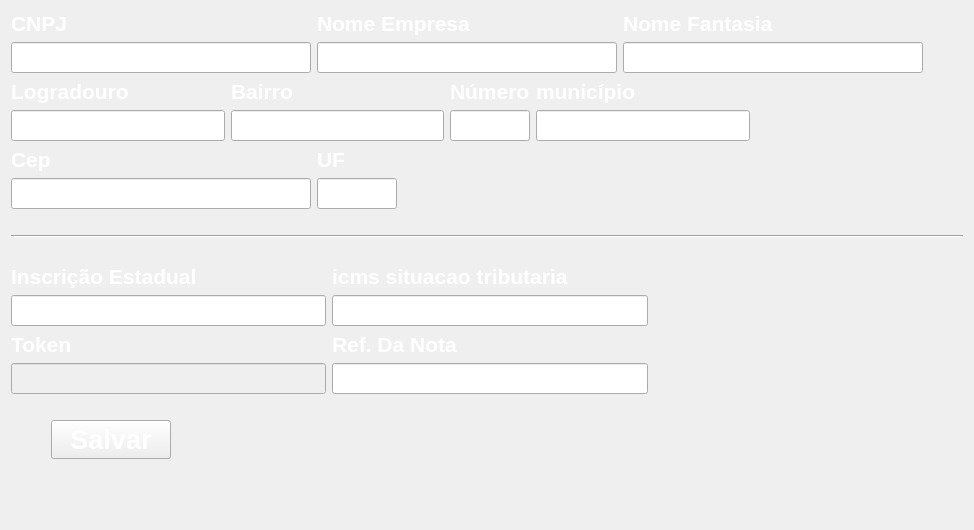
            <widget class="QWidget" name="tab">
             <attribute name="title">
              <string>Empresa</string>
             </attribute>
             <layout class="QGridLayout" name="gridLayout_12">
              <item row="0" column="0" colspan="2">
               <layout class="QHBoxLayout" name="horizontalLayout_20">
                <item>
                 <layout class="QVBoxLayout" name="verticalLayout_23">
                  <item>
                   <widget class="QLabel" name="label_24">
                    <property name="font">
                     <font>
                      <pointsize>16</pointsize>
                      <weight>75</weight>
                      <bold>true</bold>
                     </font>
                    </property>
                    <property name="styleSheet">
                     <string notr="true">color: rgb(255, 255, 255);</string>
                    </property>
                    <property name="text">
                     <string>CNPJ</string>
                    </property>
                   </widget>
                  </item>
                  <item>
                   <widget class="QLineEdit" name="lineEdit_cnpj">
                    <property name="minimumSize">
                     <size>
                      <width>300</width>
                      <height>0</height>
                     </size>
                    </property>
                    <property name="font">
                     <font>
                      <pointsize>14</pointsize>
                      <weight>75</weight>
                      <bold>true</bold>
                     </font>
                    </property>
                    <property name="styleSheet">
                     <string notr="true">color: rgb(255, 255, 255);</string>
                    </property>
                    <property name="maxLength">
                     <number>20</number>
                    </property>
                   </widget>
                  </item>
                 </layout>
                </item>
                <item>
                 <layout class="QVBoxLayout" name="verticalLayout_32">
                  <item>
                   <widget class="QLabel" name="label_33">
                    <property name="font">
                     <font>
                      <pointsize>16</pointsize>
                      <weight>75</weight>
                      <bold>true</bold>
                     </font>
                    </property>
                    <property name="styleSheet">
                     <string notr="true">color: rgb(255, 255, 255);</string>
                    </property>
                    <property name="text">
                     <string>Nome Empresa</string>
                    </property>
                   </widget>
                  </item>
                  <item>
                   <widget class="QLineEdit" name="lineEdit_nome_empresa">
                    <property name="minimumSize">
                     <size>
                      <width>300</width>
                      <height>0</height>
                     </size>
                    </property>
                    <property name="font">
                     <font>
                      <pointsize>14</pointsize>
                      <weight>75</weight>
                      <bold>true</bold>
                     </font>
                    </property>
                    <property name="styleSheet">
                     <string notr="true">color: rgb(255, 255, 255);</string>
                    </property>
                    <property name="maxLength">
                     <number>50</number>
                    </property>
                   </widget>
                  </item>
                 </layout>
                </item>
                <item>
                 <layout class="QVBoxLayout" name="verticalLayout_30">
                  <item>
                   <widget class="QLabel" name="label_31">
                    <property name="font">
                     <font>
                      <pointsize>16</pointsize>
                      <weight>75</weight>
                      <bold>true</bold>
                     </font>
                    </property>
                    <property name="styleSheet">
                     <string notr="true">color: rgb(255, 255, 255);</string>
                    </property>
                    <property name="text">
                     <string>Nome Fantasia</string>
                    </property>
                   </widget>
                  </item>
                  <item>
                   <widget class="QLineEdit" name="lineEdit_nome_fantasia">
                    <property name="minimumSize">
                     <size>
                      <width>300</width>
                      <height>0</height>
                     </size>
                    </property>
                    <property name="font">
                     <font>
                      <pointsize>14</pointsize>
                      <weight>75</weight>
                      <bold>true</bold>
                     </font>
                    </property>
                    <property name="styleSheet">
                     <string notr="true">color: rgb(255, 255, 255);</string>
                    </property>
                    <property name="maxLength">
                     <number>50</number>
                    </property>
                   </widget>
                  </item>
                 </layout>
                </item>
                <item>
                 <spacer name="horizontalSpacer_41">
                  <property name="orientation">
                   <enum>Qt::Horizontal</enum>
                  </property>
                  <property name="sizeHint" stdset="0">
                   <size>
                    <width>40</width>
                    <height>20</height>
                   </size>
                  </property>
                 </spacer>
                </item>
               </layout>
              </item>
              <item row="1" column="0" colspan="2">
               <layout class="QHBoxLayout" name="horizontalLayout_21">
                <item>
                 <layout class="QVBoxLayout" name="verticalLayout_31">
                  <item>
                   <widget class="QLabel" name="label_32">
                    <property name="font">
                     <font>
                      <pointsize>16</pointsize>
                      <weight>75</weight>
                      <bold>true</bold>
                     </font>
                    </property>
                    <property name="styleSheet">
                     <string notr="true">color: rgb(255, 255, 255);</string>
                    </property>
                    <property name="text">
                     <string>Logradouro</string>
                    </property>
                   </widget>
                  </item>
                  <item>
                   <widget class="QLineEdit" name="lineEdit_logradouro">
                    <property name="font">
                     <font>
                      <pointsize>14</pointsize>
                      <weight>75</weight>
                      <bold>true</bold>
                     </font>
                    </property>
                    <property name="styleSheet">
                     <string notr="true">color: rgb(255, 255, 255);</string>
                    </property>
                    <property name="maxLength">
                     <number>80</number>
                    </property>
                   </widget>
                  </item>
                 </layout>
                </item>
                <item>
                 <layout class="QVBoxLayout" name="verticalLayout_33">
                  <item>
                   <widget class="QLabel" name="label_34">
                    <property name="font">
                     <font>
                      <pointsize>16</pointsize>
                      <weight>75</weight>
                      <bold>true</bold>
                     </font>
                    </property>
                    <property name="styleSheet">
                     <string notr="true">color: rgb(255, 255, 255);</string>
                    </property>
                    <property name="text">
                     <string>Bairro</string>
                    </property>
                   </widget>
                  </item>
                  <item>
                   <widget class="QLineEdit" name="lineEdit_bairro">
                    <property name="font">
                     <font>
                      <pointsize>14</pointsize>
                      <weight>75</weight>
                      <bold>true</bold>
                     </font>
                    </property>
                    <property name="styleSheet">
                     <string notr="true">color: rgb(255, 255, 255);</string>
                    </property>
                    <property name="maxLength">
                     <number>80</number>
                    </property>
                   </widget>
                  </item>
                 </layout>
                </item>
                <item>
                 <layout class="QVBoxLayout" name="verticalLayout_29">
                  <item>
                   <widget class="QLabel" name="label_30">
                    <property name="maximumSize">
                     <size>
                      <width>90</width>
                      <height>16777215</height>
                     </size>
                    </property>
                    <property name="font">
                     <font>
                      <pointsize>16</pointsize>
                      <weight>75</weight>
                      <bold>true</bold>
                     </font>
                    </property>
                    <property name="styleSheet">
                     <string notr="true">color: rgb(255, 255, 255);</string>
                    </property>
                    <property name="text">
                     <string>Número</string>
                    </property>
                   </widget>
                  </item>
                  <item>
                   <widget class="QLineEdit" name="lineEdit_numero">
                    <property name="maximumSize">
                     <size>
                      <width>80</width>
                      <height>16777215</height>
                     </size>
                    </property>
                    <property name="font">
                     <font>
                      <pointsize>14</pointsize>
                      <weight>75</weight>
                      <bold>true</bold>
                     </font>
                    </property>
                    <property name="styleSheet">
                     <string notr="true">color: rgb(255, 255, 255);</string>
                    </property>
                    <property name="maxLength">
                     <number>6</number>
                    </property>
                   </widget>
                  </item>
                 </layout>
                </item>
                <item>
                 <layout class="QVBoxLayout" name="verticalLayout_42">
                  <item>
                   <widget class="QLabel" name="label_41">
                    <property name="font">
                     <font>
                      <pointsize>16</pointsize>
                      <weight>75</weight>
                      <bold>true</bold>
                     </font>
                    </property>
                    <property name="styleSheet">
                     <string notr="true">color: rgb(255, 255, 255);</string>
                    </property>
                    <property name="text">
                     <string>município</string>
                    </property>
                   </widget>
                  </item>
                  <item>
                   <widget class="QLineEdit" name="lineEdit_municipio">
                    <property name="font">
                     <font>
                      <pointsize>14</pointsize>
                      <weight>75</weight>
                      <bold>true</bold>
                     </font>
                    </property>
                    <property name="styleSheet">
                     <string notr="true">color: rgb(255, 255, 255);</string>
                    </property>
                    <property name="maxLength">
                     <number>80</number>
                    </property>
                   </widget>
                  </item>
                 </layout>
                </item>
                <item>
                 <spacer name="horizontalSpacer_39">
                  <property name="orientation">
                   <enum>Qt::Horizontal</enum>
                  </property>
                  <property name="sizeHint" stdset="0">
                   <size>
                    <width>40</width>
                    <height>20</height>
                   </size>
                  </property>
                 </spacer>
                </item>
               </layout>
              </item>
              <item row="2" column="0">
               <layout class="QHBoxLayout" name="horizontalLayout_25">
                <item>
                 <layout class="QVBoxLayout" name="verticalLayout_35">
                  <item>
                   <widget class="QLabel" name="label_36">
                    <property name="font">
                     <font>
                      <pointsize>16</pointsize>
                      <weight>75</weight>
                      <bold>true</bold>
                     </font>
                    </property>
                    <property name="styleSheet">
                     <string notr="true">color: rgb(255, 255, 255);</string>
                    </property>
                    <property name="text">
                     <string>Cep</string>
                    </property>
                   </widget>
                  </item>
                  <item>
                   <widget class="QLineEdit" name="lineEdit_cep">
                    <property name="maximumSize">
                     <size>
                      <width>300</width>
                      <height>16777215</height>
                     </size>
                    </property>
                    <property name="font">
                     <font>
                      <pointsize>14</pointsize>
                      <weight>75</weight>
                      <bold>true</bold>
                     </font>
                    </property>
                    <property name="styleSheet">
                     <string notr="true">color: rgb(255, 255, 255);</string>
                    </property>
                    <property name="maxLength">
                     <number>80</number>
                    </property>
                   </widget>
                  </item>
                 </layout>
                </item>
                <item>
                 <layout class="QVBoxLayout" name="verticalLayout_34">
                  <item>
                   <widget class="QLabel" name="label_35">
                    <property name="font">
                     <font>
                      <pointsize>16</pointsize>
                      <weight>75</weight>
                      <bold>true</bold>
                     </font>
                    </property>
                    <property name="styleSheet">
                     <string notr="true">color: rgb(255, 255, 255);</string>
                    </property>
                    <property name="text">
                     <string>UF</string>
                    </property>
                   </widget>
                  </item>
                  <item>
                   <widget class="QLineEdit" name="lineEdit_uf">
                    <property name="maximumSize">
                     <size>
                      <width>80</width>
                      <height>16777215</height>
                     </size>
                    </property>
                    <property name="font">
                     <font>
                      <pointsize>14</pointsize>
                      <weight>75</weight>
                      <bold>true</bold>
                     </font>
                    </property>
                    <property name="styleSheet">
                     <string notr="true">color: rgb(255, 255, 255);</string>
                    </property>
                    <property name="text">
                     <string/>
                    </property>
                    <property name="maxLength">
                     <number>5</number>
                    </property>
                   </widget>
                  </item>
                 </layout>
                </item>
                <item>
                 <spacer name="horizontalSpacer_38">
                  <property name="orientation">
                   <enum>Qt::Horizontal</enum>
                  </property>
                  <property name="sizeHint" stdset="0">
                   <size>
                    <width>40</width>
                    <height>20</height>
                   </size>
                  </property>
                 </spacer>
                </item>
               </layout>
              </item>
              <item row="3" column="0">
               <spacer name="horizontalSpacer_47">
                <property name="orientation">
                 <enum>Qt::Horizontal</enum>
                </property>
                <property name="sizeHint" stdset="0">
                 <size>
                  <width>40</width>
                  <height>20</height>
                 </size>
                </property>
               </spacer>
              </item>
              <item row="4" column="0" colspan="2">
               <widget class="Line" name="line_5">
                <property name="orientation">
                 <enum>Qt::Horizontal</enum>
                </property>
               </widget>
              </item>
              <item row="5" column="0">
               <spacer name="horizontalSpacer_46">
                <property name="orientation">
                 <enum>Qt::Horizontal</enum>
                </property>
                <property name="sizeHint" stdset="0">
                 <size>
                  <width>40</width>
                  <height>20</height>
                 </size>
                </property>
               </spacer>
              </item>
              <item row="6" column="0" colspan="2">
               <layout class="QVBoxLayout" name="verticalLayout_40">
                <item>
                 <layout class="QHBoxLayout" name="horizontalLayout_26">
                  <item>
                   <layout class="QVBoxLayout" name="verticalLayout_36">
                    <item>
                     <widget class="QLabel" name="label_37">
                      <property name="font">
                       <font>
                        <pointsize>16</pointsize>
                        <weight>75</weight>
                        <bold>true</bold>
                       </font>
                      </property>
                      <property name="styleSheet">
                       <string notr="true">color: rgb(255, 255, 255);</string>
                      </property>
                      <property name="text">
                       <string>Inscrição Estadual</string>
                      </property>
                     </widget>
                    </item>
                    <item>
                     <widget class="QLineEdit" name="lineEdit_incricao_estadual">
                      <property name="font">
                       <font>
                        <pointsize>14</pointsize>
                        <weight>75</weight>
                        <bold>true</bold>
                       </font>
                      </property>
                      <property name="styleSheet">
                       <string notr="true">color: rgb(255, 255, 255);</string>
                      </property>
                      <property name="maxLength">
                       <number>80</number>
                      </property>
                     </widget>
                    </item>
                   </layout>
                  </item>
                  <item>
                   <layout class="QVBoxLayout" name="verticalLayout_37">
                    <item>
                     <widget class="QLabel" name="label_38">
                      <property name="font">
                       <font>
                        <pointsize>16</pointsize>
                        <weight>75</weight>
                        <bold>true</bold>
                       </font>
                      </property>
                      <property name="styleSheet">
                       <string notr="true">color: rgb(255, 255, 255);</string>
                      </property>
                      <property name="text">
                       <string>icms situacao tributaria</string>
                      </property>
                     </widget>
                    </item>
                    <item>
                     <widget class="QLineEdit" name="lineEdit_icms_situacao_tributaria">
                      <property name="font">
                       <font>
                        <pointsize>14</pointsize>
                        <weight>75</weight>
                        <bold>true</bold>
                       </font>
                      </property>
                      <property name="styleSheet">
                       <string notr="true">color: rgb(255, 255, 255);</string>
                      </property>
                      <property name="maxLength">
                       <number>80</number>
                      </property>
                     </widget>
                    </item>
                   </layout>
                  </item>
                  <item>
                   <spacer name="horizontalSpacer_42">
                    <property name="orientation">
                     <enum>Qt::Horizontal</enum>
                    </property>
                    <property name="sizeHint" stdset="0">
                     <size>
                      <width>40</width>
                      <height>20</height>
                     </size>
                    </property>
                   </spacer>
                  </item>
                 </layout>
                </item>
                <item>
                 <layout class="QHBoxLayout" name="horizontalLayout_27">
                  <item>
                   <layout class="QVBoxLayout" name="verticalLayout_38">
                    <item>
                     <widget class="QLabel" name="label_39">
                      <property name="maximumSize">
                       <size>
                        <width>90</width>
                        <height>16777215</height>
                       </size>
                      </property>
                      <property name="font">
                       <font>
                        <pointsize>16</pointsize>
                        <weight>75</weight>
                        <bold>true</bold>
                       </font>
                      </property>
                      <property name="styleSheet">
                       <string notr="true">color: rgb(255, 255, 255);</string>
                      </property>
                      <property name="text">
                       <string>Token</string>
                      </property>
                     </widget>
                    </item>
                    <item>
                     <widget class="QLineEdit" name="lineEdit_token">
                      <property name="enabled">
                       <bool>false</bool>
                      </property>
                      <property name="maximumSize">
                       <size>
                        <width>16777215</width>
                        <height>16777215</height>
                       </size>
                      </property>
                      <property name="font">
                       <font>
                        <pointsize>14</pointsize>
                        <weight>75</weight>
                        <bold>true</bold>
                       </font>
                      </property>
                      <property name="styleSheet">
                       <string notr="true">color: rgb(255, 255, 255);</string>
                      </property>
                      <property name="maxLength">
                       <number>70</number>
                      </property>
                     </widget>
                    </item>
                   </layout>
                  </item>
                  <item>
                   <layout class="QVBoxLayout" name="verticalLayout_39">
                    <item>
                     <widget class="QLabel" name="label_40">
                      <property name="maximumSize">
                       <size>
                        <width>150</width>
                        <height>16777215</height>
                       </size>
                      </property>
                      <property name="font">
                       <font>
                        <pointsize>16</pointsize>
                        <weight>75</weight>
                        <bold>true</bold>
                       </font>
                      </property>
                      <property name="styleSheet">
                       <string notr="true">color: rgb(255, 255, 255);</string>
                      </property>
                      <property name="text">
                       <string>Ref. Da Nota</string>
                      </property>
                     </widget>
                    </item>
                    <item>
                     <widget class="QLineEdit" name="lineEdit_ref_nota">
                      <property name="maximumSize">
                       <size>
                        <width>16777215</width>
                        <height>16777215</height>
                       </size>
                      </property>
                      <property name="font">
                       <font>
                        <pointsize>14</pointsize>
                        <weight>75</weight>
                        <bold>true</bold>
                       </font>
                      </property>
                      <property name="styleSheet">
                       <string notr="true">color: rgb(255, 255, 255);</string>
                      </property>
                      <property name="maxLength">
                       <number>6</number>
                      </property>
                     </widget>
                    </item>
                   </layout>
                  </item>
                  <item>
                   <spacer name="horizontalSpacer_45">
                    <property name="orientation">
                     <enum>Qt::Horizontal</enum>
                    </property>
                    <property name="sizeHint" stdset="0">
                     <size>
                      <width>40</width>
                      <height>20</height>
                     </size>
                    </property>
                   </spacer>
                  </item>
                 </layout>
                </item>
                <item>
                 <spacer name="horizontalSpacer_49">
                  <property name="orientation">
                   <enum>Qt::Horizontal</enum>
                  </property>
                  <property name="sizeHint" stdset="0">
                   <size>
                    <width>40</width>
                    <height>20</height>
                   </size>
                  </property>
                 </spacer>
                </item>
                <item>
                 <layout class="QHBoxLayout" name="horizontalLayout_28">
                  <item>
                   <spacer name="horizontalSpacer_51">
                    <property name="orientation">
                     <enum>Qt::Horizontal</enum>
                    </property>
                    <property name="sizeType">
                     <enum>QSizePolicy::Minimum</enum>
                    </property>
                    <property name="sizeHint" stdset="0">
                     <size>
                      <width>40</width>
                      <height>20</height>
                     </size>
                    </property>
                   </spacer>
                  </item>
                  <item>
                   <widget class="QPushButton" name="pushButton_salvar_dados_empresa">
                    <property name="minimumSize">
                     <size>
                      <width>120</width>
                      <height>0</height>
                     </size>
                    </property>
                    <property name="font">
                     <font>
                      <pointsize>20</pointsize>
                      <weight>75</weight>
                      <bold>true</bold>
                     </font>
                    </property>
                    <property name="cursor">
                     <cursorShape>PointingHandCursor</cursorShape>
                    </property>
                    <property name="styleSheet">
                     <string notr="true">

color: rgb(255, 255, 255);</string>
                    </property>
                    <property name="text">
                     <string>Salvar</string>
                    </property>
                   </widget>
                  </item>
                  <item>
                   <spacer name="horizontalSpacer_48">
                    <property name="orientation">
                     <enum>Qt::Horizontal</enum>
                    </property>
                    <property name="sizeHint" stdset="0">
                     <size>
                      <width>40</width>
                      <height>20</height>
                     </size>
                    </property>
                   </spacer>
                  </item>
                 </layout>
                </item>
               </layout>
              </item>
              <item row="7" column="0">
               <spacer name="horizontalSpacer_50">
                <property name="orientation">
                 <enum>Qt::Horizontal</enum>
                </property>
                <property name="sizeHint" stdset="0">
                 <size>
                  <width>40</width>
                  <height>20</height>
                 </size>
                </property>
               </spacer>
              </item>
              <item row="8" column="1">
               <spacer name="verticalSpacer">
                <property name="orientation">
                 <enum>Qt::Vertical</enum>
                </property>
                <property name="sizeHint" stdset="0">
                 <size>
                  <width>20</width>
                  <height>40</height>
                 </size>
                </property>
               </spacer>
              </item>
             </layout>
            </widget>
